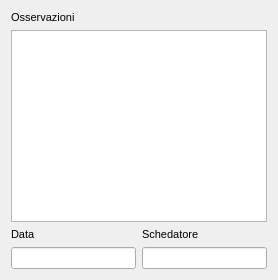
     <widget class="QWidget" name="tab_7">
      <attribute name="title">
       <string>Dati descrittivi</string>
      </attribute>
      <layout class="QGridLayout" name="gridLayout_7">
       <item row="2" column="0">
        <layout class="QVBoxLayout" name="verticalLayout">
         <item>
          <widget class="QLabel" name="label_15">
           <property name="font">
            <font>
             <family>MS Shell Dlg 2</family>
             <pointsize>8</pointsize>
             <weight>50</weight>
             <bold>false</bold>
            </font>
           </property>
           <property name="text">
            <string>Data</string>
           </property>
          </widget>
         </item>
         <item>
          <widget class="QLineEdit" name="lineEdit_data_schedatura">
           <property name="font">
            <font>
             <family>MS Shell Dlg 2</family>
             <pointsize>8</pointsize>
             <weight>50</weight>
             <bold>false</bold>
            </font>
           </property>
          </widget>
         </item>
        </layout>
       </item>
       <item row="2" column="1">
        <layout class="QVBoxLayout" name="verticalLayout_2">
         <item>
          <widget class="QLabel" name="label_16">
           <property name="font">
            <font>
             <family>MS Shell Dlg 2</family>
             <pointsize>8</pointsize>
             <weight>50</weight>
             <bold>false</bold>
            </font>
           </property>
           <property name="text">
            <string>Schedatore</string>
           </property>
          </widget>
         </item>
         <item>
          <widget class="QLineEdit" name="lineEdit_schedatore">
           <property name="font">
            <font>
             <family>MS Shell Dlg 2</family>
             <pointsize>8</pointsize>
             <weight>50</weight>
             <bold>false</bold>
            </font>
           </property>
          </widget>
         </item>
        </layout>
       </item>
       <item row="1" column="0" colspan="2">
        <layout class="QVBoxLayout" name="verticalLayout_5">
         <item>
          <widget class="QLabel" name="label_23">
           <property name="font">
            <font>
             <family>MS Shell Dlg 2</family>
             <pointsize>8</pointsize>
             <weight>50</weight>
             <bold>false</bold>
            </font>
           </property>
           <property name="text">
            <string>Osservazioni</string>
           </property>
          </widget>
         </item>
         <item>
          <widget class="QTextEdit" name="textEdit_osservazioni">
           <property name="font">
            <font>
             <family>MS Shell Dlg 2</family>
             <pointsize>8</pointsize>
             <weight>50</weight>
             <bold>false</bold>
            </font>
           </property>
          </widget>
         </item>
        </layout>
       </item>
      </layout>
     </widget>
